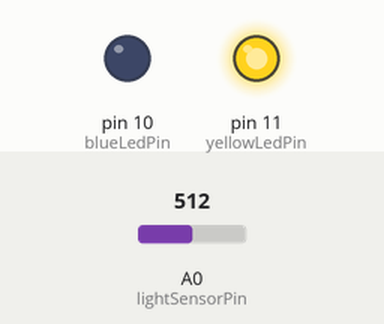
Recording of a sketch running on a simulated Arduino Uno, built with avr-gcc and run on an emulated ATmega328P. On the bench: output pins drawn as LEDs (lit = HIGH). The test bench sets the inputs (shaded band); at power-on: A0 (lightSensorPin) = 512.

Above: at 5.7 s.
5.8 s: A0 (lightSensorPin) set to 786
9.3 s: A0 (lightSensorPin) set to 812
At 10.1 s:
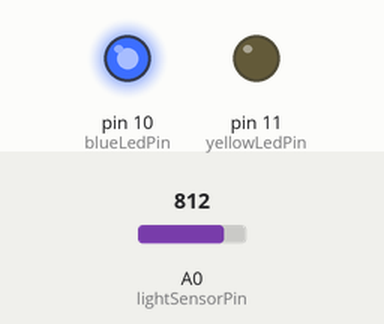
13.4 s: A0 (lightSensorPin) set to 790
At 14.2 s:
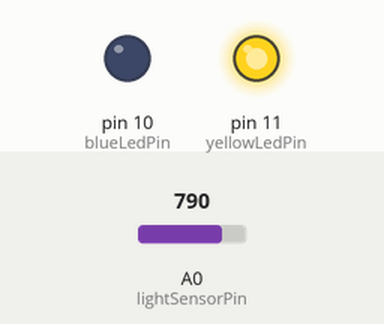
Timing chart, 0 to 16.4 s (numbered marks = the images above; inputs shaded):
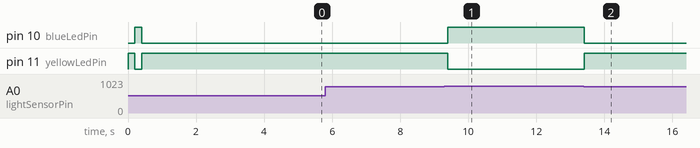

The sketch:

Light_practice3.ino
```cpp
/* the yellow led work, the blue light doesn't work*/

int yellowLedPin = 11;
int blueLedPin = 10;

int lightSensorPin = A0;
int analogValue = 0;


void setup() {
  // put your setup code here, to run once:
//  pinMode(yellowLedPin, OUTPUT);
 // pinMode(blueLedPin, OUTPUT);
  pinMode(yellowLedPin, OUTPUT);
  pinMode(blueLedPin, OUTPUT);

  digitalWrite(yellowLedPin, HIGH);
  delay(200);
  digitalWrite(yellowLedPin, LOW);

  digitalWrite(blueLedPin, HIGH);
  delay(200);
  digitalWrite(blueLedPin, LOW);


}

void loop() {
  // put your main code here, to run repeatedly:
  analogValue = analogRead (lightSensorPin);
  Serial.println(analogValue);
  if(analogValue<=800){
    digitalWrite(yellowLedPin, HIGH);

  }


   else{
    digitalWrite(blueLedPin, HIGH);
    }

    delay(1000);
    digitalWrite(yellowLedPin, LOW);
    digitalWrite(blueLedPin, LOW);
  /*
  delay(200);
  digitalWrite(blueLedPin, LOW);
  digitalWrite(yellowLedPin, LOW);
  digitalWrite(whiteLedPin, LOW);
*/
}
```

Measured:
- the behaviour switches between 800 and 801 on A0 (lightSensorPin) (found by bisection; images 0 and 1)
- after the input at 9.3 s, pin 10 (blueLedPin): LOW → HIGH after 0.10 s; pin 11 (yellowLedPin): HIGH → LOW after 0.10 s
- after the input at 13.4 s, pin 10 (blueLedPin): HIGH → LOW at once; pin 11 (yellowLedPin): LOW → HIGH at once
